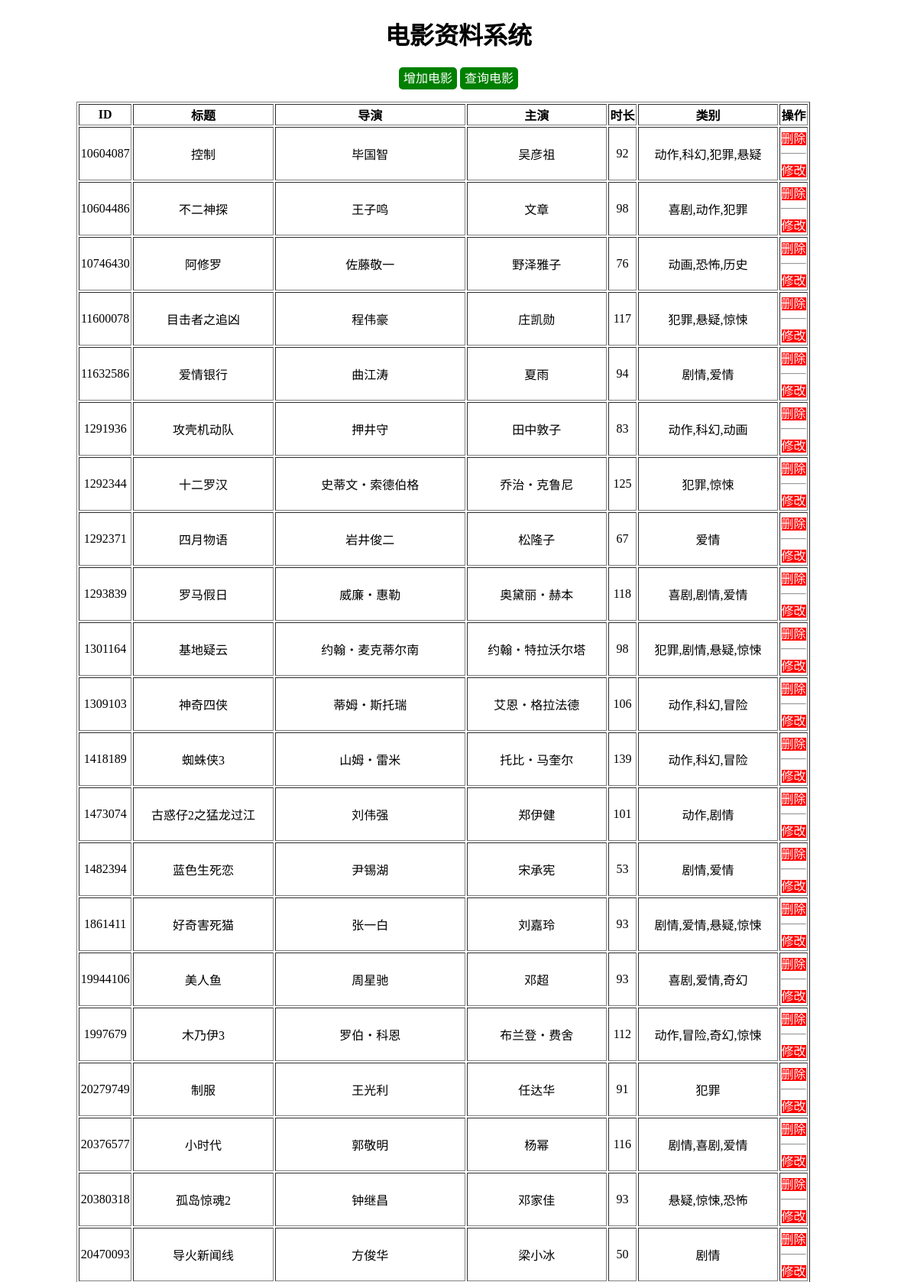
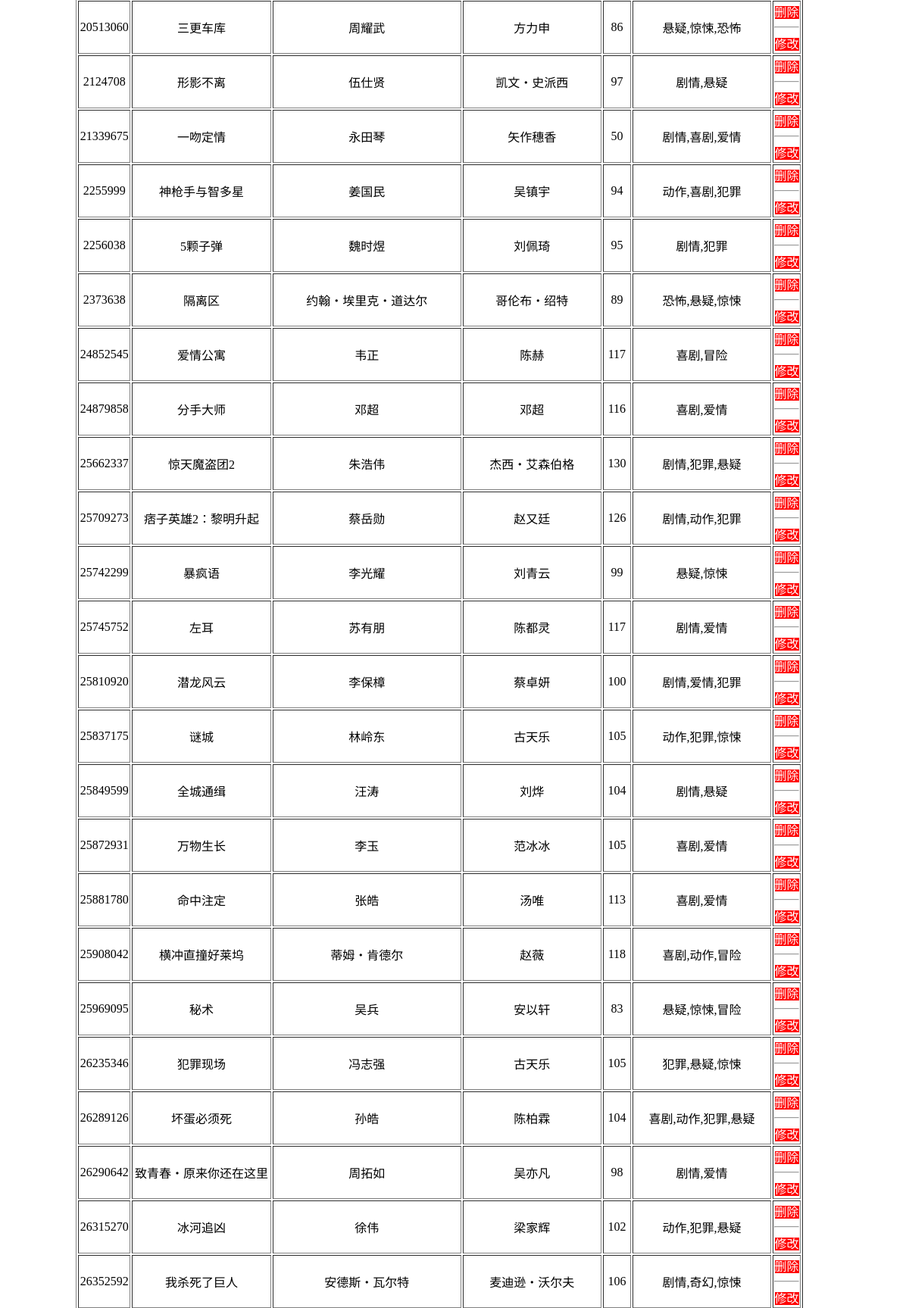
The page / (upper part) on the database its author committed (2 pictures, top to bottom).
### tables this page shows
CREATE TABLE `movies` (
  `id` varchar(10) NOT NULL,
  `title` varchar(255) NOT NULL,
  `director` varchar(255) NOT NULL,
  `actor` varchar(255) NOT NULL,
  `duration` varchar(4) NOT NULL,
  `type` varchar(255) NOT NULL
);

### index.php (the view, shortened to what this page needs)
<!DOCTYPE html>
<html>
<head>
</head>
<body>
	<div class="wrapper">
		<h1>电影资料系统</h1>
		<div class="topbtn">
			<a href="addmovie.html">增加电影</a>
            <a href="searchmovie.html">查询电影</a>
		</div>
		<table width="960" border="1">
			<tr>
				<th>ID</th>
				<th>标题</th>
				<th>导演</th>
				<th>主演</th>
				<th>时长</th>
				<th>类别</th>
				<th>操作</th>
			</tr>
			<?php
				$link = @mysql_connect(HOST,USER,PASS) or die("提示：数据库连接失败！");
				$sql = 'select * from movies order by id asc';
				$result = mysql_query($sql,$link);
				$moviesNum=mysql_num_rows($result);
				for($i=0; $i<$moviesNum; $i++){
					$row = mysql_fetch_assoc($result);
					echo "<tr>";
					echo "<td>{$row['id']}</td>";
					echo "<td>{$row['title']}</td>";
					echo "<td>{$row['director']}</td>";
					echo "<td>{$row['actor']}</td>";
					echo "<td>{$row['duration']}</td>";
					echo "<td>{$row['type']}</td>";
					echo "<td>
							<div><a class='btn' href='javascript:del({$row['id']})'>删除</a>
							<br/>
							<hr/>
							<a class='btn' href='editmovie.php?id={$row['id']}'>修改</a></div>
						  </td>";
					echo "</tr>";
				}
			?>
		</table>
	</div>
</body>
</html>

### index.php (style rules this page uses)
.wrapper { width: 1000px;margin: 20px auto; }
h1 { text-align: center; }
.topbtn { margin-bottom: 20px;text-align: center; }
.topbtn a { text-decoration: none;color: #fff;background-color: green;padding: 6px;border-radius: 5px; }
.btn { text-decoration: none;color: #fff;background-color: red }
td { text-align: center; }

### rows shown on the page
movies: id "10604087", title "控制", director "毕国智", actor "吴彦祖", duration "92", type "动作,科幻,犯罪,悬疑"
movies: id "10604486", title "不二神探", director "王子鸣", actor "文章", duration "98", type "喜剧,动作,犯罪"
movies: id "10746430", title "阿修罗", director "佐藤敬一", actor "野泽雅子", duration "76", type "动画,恐怖,历史"
movies: id "11600078", title "目击者之追凶", director "程伟豪", actor "庄凯勋", duration "117", type "犯罪,悬疑,惊悚"
movies: id "11632586", title "爱情银行", director "曲江涛", actor "夏雨", duration "94", type "剧情,爱情"
movies: id "1291936", title "攻壳机动队", director "押井守", actor "田中敦子", duration "83", type "动作,科幻,动画"
movies: id "1292344", title "十二罗汉", director "史蒂文・索德伯格", actor "乔治・克鲁尼", duration "125", type "犯罪,惊悚"
movies: id "1292371", title "四月物语", director "岩井俊二", actor "松隆子", duration "67", type "爱情"
movies: id "1293839", title "罗马假日", director "威廉・惠勒", actor "奥黛丽・赫本", duration "118", type "喜剧,剧情,爱情"
movies: id "1301164", title "基地疑云", director "约翰・麦克蒂尔南", actor "约翰・特拉沃尔塔", duration "98", type "犯罪,剧情,悬疑,惊悚"
movies: id "1309103", title "神奇四侠", director "蒂姆・斯托瑞", actor "艾恩・格拉法德", duration "106", type "动作,科幻,冒险"
movies: id "1418189", title "蜘蛛侠3", director "山姆・雷米", actor "托比・马奎尔", duration "139", type "动作,科幻,冒险"
movies: id "1473074", title "古惑仔2之猛龙过江", director "刘伟强", actor "郑伊健", duration "101", type "动作,剧情"
movies: id "1482394", title "蓝色生死恋", director "尹锡湖", actor "宋承宪", duration "53", type "剧情,爱情"
movies: id "1861411", title "好奇害死猫", director "张一白", actor "刘嘉玲", duration "93", type "剧情,爱情,悬疑,惊悚"
movies: id "19944106", title "美人鱼", director "周星驰", actor "邓超", duration "93", type "喜剧,爱情,奇幻"
movies: id "1997679", title "木乃伊3", director "罗伯・科恩", actor "布兰登・费舍", duration "112", type "动作,冒险,奇幻,惊悚"
movies: id "20279749", title "制服", director "王光利", actor "任达华", duration "91", type "犯罪"
movies: id "20376577", title "小时代", director "郭敬明", actor "杨幂", duration "116", type "剧情,喜剧,爱情"
movies: id "20380318", title "孤岛惊魂2", director "钟继昌", actor "邓家佳", duration "93", type "悬疑,惊悚,恐怖"
movies: id "20470093", title "导火新闻线", director "方俊华", actor "梁小冰", duration "50", type "剧情"
movies: id "20513060", title "三更车库", director "周耀武", actor "方力申", duration "86", type "悬疑,惊悚,恐怖"
movies: id "2124708", title "形影不离", director "伍仕贤", actor "凯文・史派西", duration "97", type "剧情,悬疑"
movies: id "21339675", title "一吻定情", director "永田琴", actor "矢作穗香", duration "50", type "剧情,喜剧,爱情"
movies: id "2255999", title "神枪手与智多星", director "姜国民", actor "吴镇宇", duration "94", type "动作,喜剧,犯罪"
movies: id "2256038", title "5颗子弹", director "魏时煜", actor "刘佩琦", duration "95", type "剧情,犯罪"
movies: id "2373638", title "隔离区", director "约翰・埃里克・道达尔", actor "哥伦布・绍特", duration "89", type "恐怖,悬疑,惊悚"
movies: id "24852545", title "爱情公寓", director "韦正", actor "陈赫", duration "117", type "喜剧,冒险"
movies: id "24879858", title "分手大师", director "邓超", actor "邓超", duration "116", type "喜剧,爱情"
movies: id "25662337", title "惊天魔盗团2", director "朱浩伟", actor "杰西・艾森伯格", duration "130", type "剧情,犯罪,悬疑"
movies: id "25709273", title "痞子英雄2：黎明升起", director "蔡岳勋", actor "赵又廷", duration "126", type "剧情,动作,犯罪"
movies: id "25742299", title "暴疯语", director "李光耀", actor "刘青云", duration "99", type "悬疑,惊悚"
movies: id "25745752", title "左耳", director "苏有朋", actor "陈都灵", duration "117", type "剧情,爱情"
movies: id "25810920", title "潜龙风云", director "李保樟", actor "蔡卓妍", duration "100", type "剧情,爱情,犯罪"
movies: id "25837175", title "谜城", director "林岭东", actor "古天乐", duration "105", type "动作,犯罪,惊悚"
movies: id "25849599", title "全城通缉", director "汪涛", actor "刘烨", duration "104", type "剧情,悬疑"
movies: id "25872931", title "万物生长", director "李玉", actor "范冰冰", duration "105", type "喜剧,爱情"
movies: id "25881780", title "命中注定", director "张皓", actor "汤唯", duration "113", type "喜剧,爱情"
movies: id "25908042", title "横冲直撞好莱坞", director "蒂姆・肯德尔", actor "赵薇", duration "118", type "喜剧,动作,冒险"
movies: id "25969095", title "秘术", director "吴兵", actor "安以轩", duration "83", type "悬疑,惊悚,冒险"
movies: id "26235346", title "犯罪现场", director "冯志强", actor "古天乐", duration "105", type "犯罪,悬疑,惊悚"
movies: id "26289126", title "坏蛋必须死", director "孙皓", actor "陈柏霖", duration "104", type "喜剧,动作,犯罪,悬疑"
movies: id "26290642", title "致青春・原来你还在这里", director "周拓如", actor "吴亦凡", duration "98", type "剧情,爱情"
movies: id "26315270", title "冰河追凶", director "徐伟", actor "梁家辉", duration "102", type "动作,犯罪,悬疑"
movies: id "26352592", title "我杀死了巨人", director "安德斯・瓦尔特", actor "麦迪逊・沃尔夫", duration "106", type "剧情,奇幻,惊悚"
